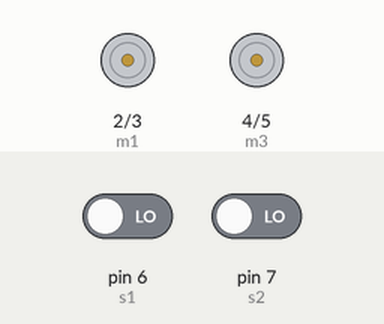
Simulated run of this sketch. Board: Arduino Uno, built with avr-gcc and run on an emulated ATmega328P. Shown: motor-driver pin pairs drawn as motors (green arrow = first pin HIGH = forward, orange = second pin HIGH = backward, longer = more drive). The inputs (shaded band) are chosen by the test bench; at power-on: pin 6 (s1) LOW, pin 7 (s2) LOW.

Above: at 1.2 s.
1.3 s: pin 6 (s1) driven HIGH
At 2.1 s:
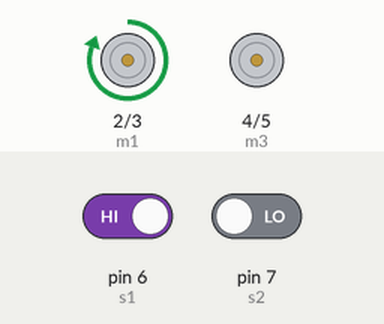
2.8 s: pin 7 (s2) driven HIGH
At 3.2 s:
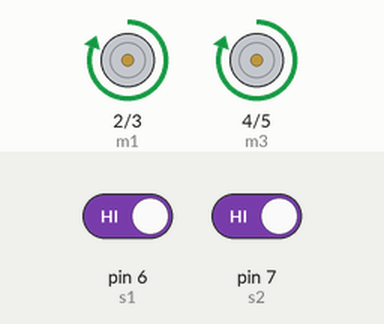
4.3 s: pin 6 (s1) driven LOW
At 5.5 s:
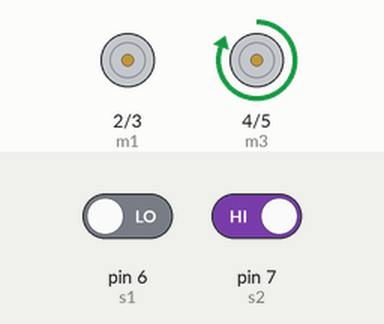
5.8 s: pin 7 (s2) driven LOW
At 6.7 s:
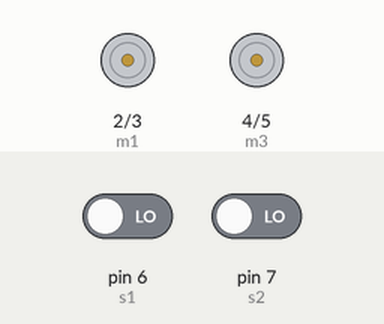
Timing chart, 0 to 8.3 s (numbered marks = the images above; inputs shaded):
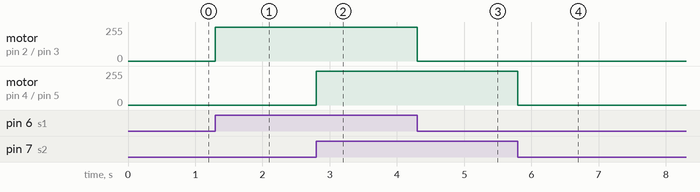

Measured:
- after the input at 1.3 s, motor on pin 2 (m1) / pin 3 (m2): stopped → forward 255/255 at once
- after the input at 2.8 s, motor on pin 4 (m3) / pin 5 (m4): stopped → forward 255/255 at once
- after the input at 4.3 s, motor on pin 2 (m1) / pin 3 (m2): forward 255/255 → stopped at once
- after the input at 5.8 s, motor on pin 4 (m3) / pin 5 (m4): forward 255/255 → stopped at once

The sketch:

motor.ino
```cpp
int s1=6;
int s2=7;

int m1=2;
int m2=3;
int m3=4;
int m4=5;

void setup() {
  // put your setup code here, to run once:
pinMode(2,OUTPUT);
pinMode(3,OUTPUT);
pinMode(4,OUTPUT);
pinMode(5,OUTPUT);
pinMode(6,INPUT);
pinMode(7,INPUT);
}

void loop() {
  // put your main code here, to run repeatedly:

int a1=digitalRead(s1);
int a2=digitalRead(s2);
 if(a1==HIGH)
{
 digitalWrite(m1,HIGH);
digitalWrite(m2,LOW);
}
else
{
  digitalWrite(m1,LOW);
digitalWrite(m2,LOW);
}
if(a2==HIGH)
{
   digitalWrite(m3,HIGH);
digitalWrite(m4,LOW);
}
else
{
   digitalWrite(m3,LOW);
digitalWrite(m4,LOW);
}

}
```
